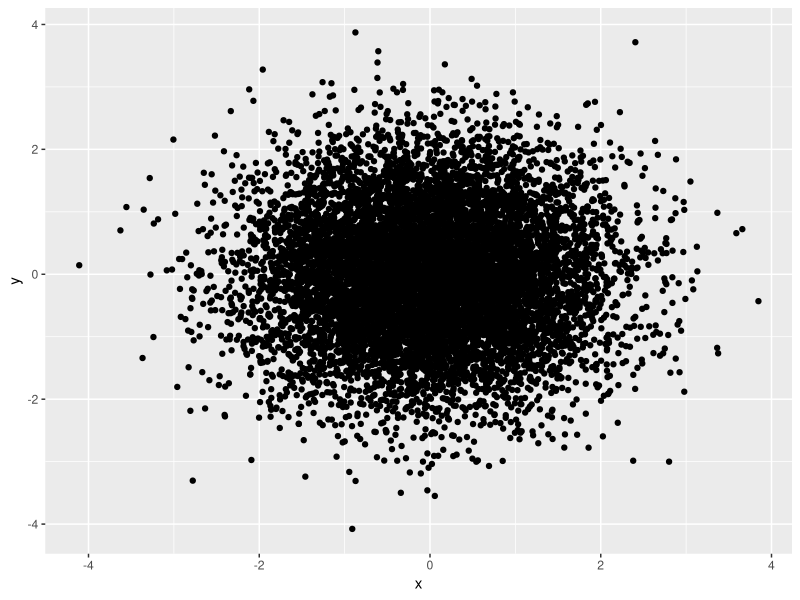

The R source for this figure:
library(ggplot2)

n <- 10000

df <- data.frame(
  x <- rnorm(n, 0, 1),
  y <- rnorm(n, 0, 1)
)

ggplot(df, aes(x = x, y = y)) + 
  geom_point()
